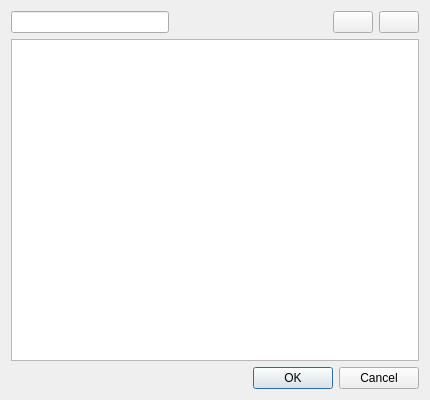
<?xml version="1.0" encoding="UTF-8"?>
<ui version="4.0">
 <class>PlaylistEditDialog</class>
 <widget class="QDialog" name="PlaylistEditdialog">
  <property name="geometry">
   <rect>
    <x>0</x>
    <y>0</y>
    <width>430</width>
    <height>400</height>
   </rect>
  </property>
  <property name="windowTitle">
   <string>PlaylistEditdialog</string>
  </property>
  <layout class="QVBoxLayout" name="verticalLayout">
   <item>
    <widget class="QWidget" name="widget" native="true">
     <property name="sizePolicy">
      <sizepolicy hsizetype="Minimum" vsizetype="Preferred">
       <horstretch>0</horstretch>
       <verstretch>0</verstretch>
      </sizepolicy>
     </property>
     <layout class="QHBoxLayout" name="horizontalLayout">
      <property name="leftMargin">
       <number>0</number>
      </property>
      <property name="topMargin">
       <number>0</number>
      </property>
      <property name="rightMargin">
       <number>0</number>
      </property>
      <property name="bottomMargin">
       <number>0</number>
      </property>
      <item>
       <widget class="QLineEdit" name="titleEdit"/>
      </item>
      <item>
       <spacer name="horizontalSpacer">
        <property name="orientation">
         <enum>Qt::Horizontal</enum>
        </property>
        <property name="sizeHint" stdset="0">
         <size>
          <width>40</width>
          <height>20</height>
         </size>
        </property>
       </spacer>
      </item>
      <item>
       <widget class="QPushButton" name="addButton">
        <property name="toolTip">
         <string>Add audio file</string>
        </property>
        <property name="text">
         <string/>
        </property>
        <property name="icon">
         <iconset resource="static/app_resources.qrc">
          <normaloff>:/add.svg</normaloff>:/add.svg</iconset>
        </property>
       </widget>
      </item>
      <item>
       <widget class="QPushButton" name="removeButton">
        <property name="toolTip">
         <string>Remove file from playlist</string>
        </property>
        <property name="text">
         <string/>
        </property>
        <property name="icon">
         <iconset resource="static/app_resources.qrc">
          <normaloff>:/remove.svg</normaloff>:/remove.svg</iconset>
        </property>
       </widget>
      </item>
     </layout>
    </widget>
   </item>
   <item>
    <widget class="QListWidget" name="playlistWidget"/>
   </item>
   <item>
    <widget class="QDialogButtonBox" name="buttonBox">
     <property name="standardButtons">
      <set>QDialogButtonBox::Cancel|QDialogButtonBox::Ok</set>
     </property>
    </widget>
   </item>
  </layout>
 </widget>
 <resources>
  <include location="static/app_resources.qrc"/>
 </resources>
 <connections/>
</ui>
